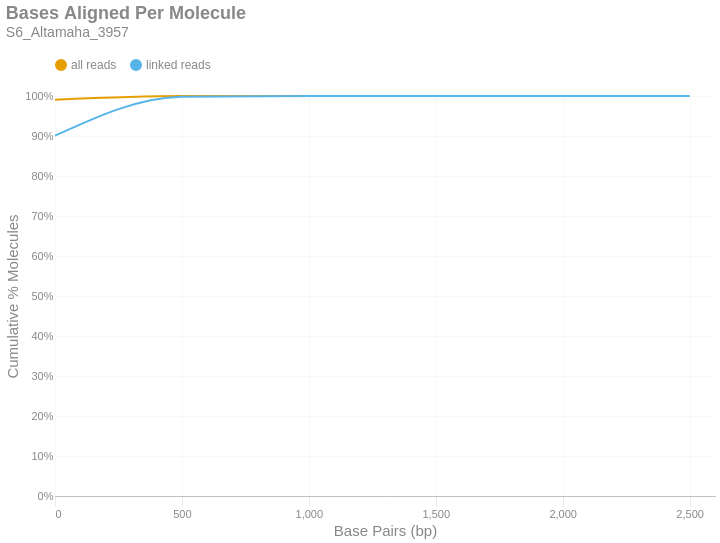

Here is the notebook cell this chart was saved with:
### Markdown cell above
### Bases Aligned Per Molecule
This is a cumulative frequency distribution showing the number of base pairs aligned per unique molecule. These data are shown in 500 bp bins. There are two distributions: one with `all reads` (yellow) and another with only `linked reads` (blue). The percent of molecules in the `linked reads` distribution is relative to the total number of linked molecules.

### Code cell
if SKIPLR:
    print_html(f"Skipped")
else:
    binned_df = consolidated_hist(valids['aligned_bp'], mask, 500, True)
    with SafeRender(binned_df):
        (
            density_plot(binned_df, 'Bases Aligned Per Molecule', samplename, 'basesper')
            .encode(
                x=alt.X('bin:Q', title="Base Pairs (bp)").axis(tickMinStep=500).scale(padding=0),
                y=alt.Y('value:Q', title='Cumulative % Molecules')
                    .axis(format='%')
                    .scale(domain = [0,1])
                    .stack(False),
                color=alt.Color("key:N").scale(domain = ["all reads", "linked reads"]),
                tooltip = [
                    alt.Tooltip("key:N", title = "Data Type"),
                    alt.Tooltip("range_label:N", title="Bases Aligned Per Molecule"),
                    alt.Tooltip("value:Q", format = ".2%", title="% Molecules (Cum.)")
                ]
            )
        ).display()

### Figure 1 — Vega-Lite specification as saved in the notebook (floating-point values rounded to 4 significant figures)
{"width": "container", "height": 400, "config": {"title": {"anchor": "start", "dy": -15, "fontSize": 18, "color": "#888888", "subtitleColor": "#888888", "subtitleFontSize": 14}, "arc": {"fill": "#0072B2"}, "axis": {"domainColor": "#888888", "domainWidth": 0.5, "gridWidth": 0.2, "grid": false, "titleFontWeight": 400, "titleFontSize": 15, "labelFontSize": 11, "labelColor": "#888888", "tickColor": "#888888", "tickWidth": 0.2, "titleColor": "#888888"}, "axisBand": {"grid": false}, "axisX": {"grid": true, "tickSize": 10, "domainCap": "round"}, "axisY": {"domain": false, "grid": true, "tickSize": 0, "domainCap": "round"}, "background": "transparent", "header": {"labelFontSize": 15, "labelColor": "#888888", "titleFontSize": 15, "titleFontWeight": 600, "titleColor": "#888888"}, "legend": {"labelFont": "sans-serif", "labelFontSize": 12, "labelColor": "#888888", "symbolSize": 100, "symbolType": "circle", "titleFontSize": 12, "titlePadding": 10, "titleColor": "#888888", "title": null, "orient": "top"}, "range": {"category": ["#E69F00", "#56B4E9", "#009E73", "#F0E442", "#0072B2", "#D55E00", "#CC79A7", "#000000"], "diverging": ["#cfe8f3", "#a2d4ec", "#73bfe2", "#46abdb", "#1696d2", "#12719e"]}, "area": {"fill": "#0072B2", "fillOpacity": 0.7, "line": true, "strokeOpacity": 0.7}, "line": {"color": "#0072B2", "stroke": "#0072B2", "strokeWidth": 2}, "trail": {"color": "#0072B2", "stroke": "#0072B2", "strokeWidth": 0, "size": 1}, "point": {"filled": true, "fillOpacity": 1.0, "size": 95}, "text": {"color": "#888888", "fontSize": 11, "align": "right", "fontWeight": 400, "size": 11}, "bar": {"fill": "#0072B2", "stroke": null}, "view": {"stroke": null, "continuousWidth": 660, "continuousHeight": 400}}, "data": {"name": "data-c34004708fdacedcfdc339654a555435"}, "mark": {"type": "line", "interpolate": "monotone", "point": {"opacity": 0, "size": 275}}, "encoding": {"color": {"field": "key", "scale": {"domain": ["all reads", "linked reads"]}, "type": "nominal"}, "tooltip": [{"field": "key", "title": "Data Type", "type": "nominal"}, {"field": "range_label", "title": "Bases Aligned Per Molecule", "type": "nominal"}, {"field": "value", "format": ".2%", "title": "% Molecules (Cum.)", "type": "quantitative"}], "x": {"axis": {"tickMinStep": 500}, "field": "bin", "scale": {"padding": 0}, "title": "Base Pairs (bp)", "type": "quantitative"}, "y": {"axis": {"format": "%"}, "field": "value", "scale": {"domain": [0, 1]}, "stack": false, "title": "Cumulative % Molecules", "type": "quantitative"}}, "params": [{"name": "param_c36ac31b6afebe62", "select": {"type": "point", "fields": ["key"]}, "bind": "legend"}], "title": {"text": "Bases Aligned Per Molecule", "subtitle": "S6_Altamaha_3957"}, "transform": [{"fold": ["all reads (cumsum)", "linked reads (cumsum)"]}, {"calculate": "replace(datum.key, ' (cumsum)', '')", "as": "key"}, {"filter": {"param": "param_c36ac31b6afebe62"}}], "usermeta": {"embedOptions": {"downloadFileName": "S6_Altamaha_3957.basesper"}}, "$schema": "https://vega.github.io/schema/vega-lite/v6.1.0.json", "datasets": {"data-c34004708fdacedcfdc339654a555435": [{"bin": "0.0", "interval": "0.0-500.0", "all reads": 0.9909, "linked reads": 0.9007, "all reads (cumsum)": 0.9909, "linked reads (cumsum)": 0.9007, "range_label": "0-499"}, {"bin": "500.0", "interval": "500.0-1000.0", "all reads": 0.008912, "linked reads": 0.09759, "all reads (cumsum)": 0.9998, "linked reads (cumsum)": 0.9983, "range_label": "500-999"}, {"bin": "1000.0", "interval": "1000.0-1500.0", "all reads": 0.0001661, "linked reads": 0.001632, "all reads (cumsum)": 1.0, "linked reads (cumsum)": 1.0, "range_label": "1000-1499"}, {"bin": "1500.0", "interval": "1500.0-2000.0", "all reads": 5.234e-06, "linked reads": 2.793e-05, "all reads (cumsum)": 1.0, "linked reads (cumsum)": 1.0, "range_label": "1500-1999"}, {"bin": "2000.0", "interval": "2000.0-2500.0", "all reads": 2.755e-07, "linked reads": 3.103e-06, "all reads (cumsum)": 1.0, "linked reads (cumsum)": 1.0, "range_label": "2000-2499"}, {"bin": "2500.0", "interval": "2500.0-3000.0", "all reads": 2.755e-07, "linked reads": 3.103e-06, "all reads (cumsum)": 1.0, "linked reads (cumsum)": 1.0, "range_label": "2500-2999"}]}}
